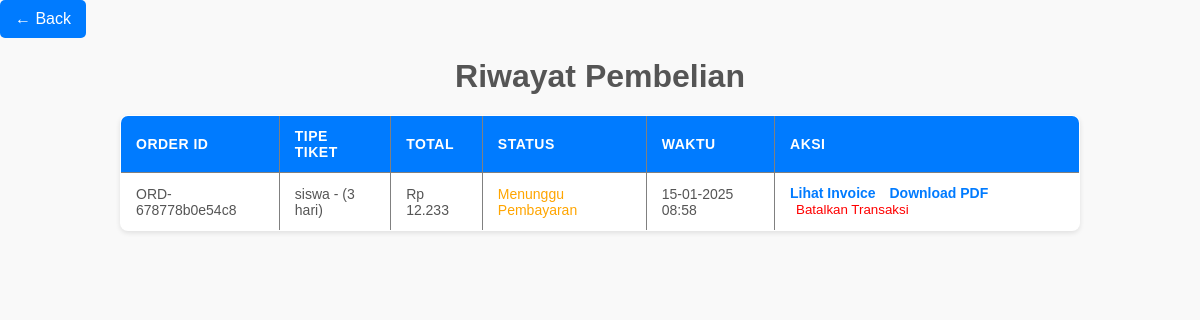
The app's page /invoice/history_order.php (signed in) with its own data.
### tables this page shows
CREATE TABLE `pembelian_tiket` (
  `id` int(11) NOT NULL,
  `order_id` varchar(255) NOT NULL,
  `user_id` int(11) NOT NULL,
  `phone` varchar(20) NOT NULL,
  `total_amount` decimal(10,2) NOT NULL,
  `status` enum('pending','success','failed','canceled') DEFAULT 'pending',
  `created_at` timestamp NOT NULL DEFAULT current_timestamp(),
  `updated_at` timestamp NOT NULL DEFAULT current_timestamp() ON UPDATE current_timestamp(),
  `ticket_type_id` int(11) DEFAULT NULL
);

CREATE TABLE `tipe_tiket` (
  `id` int(11) NOT NULL,
  `name` varchar(255) NOT NULL,
  `price` decimal(10,2) NOT NULL,
  `description` text DEFAULT NULL,
  `created_at` timestamp NOT NULL DEFAULT current_timestamp(),
  `updated_at` timestamp NOT NULL DEFAULT current_timestamp() ON UPDATE current_timestamp(),
  `stok` int(11) NOT NULL DEFAULT 0
);

### OOP/PengelolaPembelian.php (called while the page is built)
<?php
require_once 'Pembelian.php';
class PengelolaPembelian {
    private PDO $pdo;
    public function __construct(PDO $pdo) {
        $this->pdo = $pdo;
    }
    public function ambilPembelianPengguna(int $idPengguna): array {
        $stmt = $this->pdo->prepare("
            SELECT
                pembelian_tiket.order_id,
                pembelian_tiket.total_amount,
                pembelian_tiket.status,
                pembelian_tiket.created_at,
                tipe_tiket.name AS ticket_name
            FROM
                pembelian_tiket
            JOIN
                tipe_tiket ON pembelian_tiket.ticket_type_id = tipe_tiket.id
            WHERE
                pembelian_tiket.user_id = :id_pengguna
            ORDER BY
                pembelian_tiket.created_at DESC
        ");
        $stmt->execute(['id_pengguna' => $idPengguna]);
        $hasil = $stmt->fetchAll(PDO::FETCH_ASSOC);
        $pembelian = [];
        foreach ($hasil as $baris) {
            $pembelian[] = new Pembelian(
                $baris['order_id'],
                $baris['ticket_name'],
                (float) $baris['total_amount'],
                $baris['status'],
                $baris['created_at']
            );
        }
        return $pembelian;
    }
}

### OOP/Pembelian.php (called while the page is built)
<?php
class Pembelian {
    private string $idOrder;
    private string $tipeTiket;
    private float $totalHarga;
    private string $status;
    private string $waktuDibuat;
    public function __construct(string $idOrder, string $tipeTiket, float $totalHarga, string $status, string $waktuDibuat) {
        $this->idOrder = $idOrder;
        $this->tipeTiket = $tipeTiket;
        $this->totalHarga = $totalHarga;
        $this->status = $status;
        $this->waktuDibuat = $waktuDibuat;
    }
    public function getIdOrder(): string {
        return $this->idOrder;
    }
    public function getTipeTiket(): string {
        return $this->tipeTiket;
    }
    public function getTotalHarga(): float {
        return $this->totalHarga;
    }
    public function getStatus(): string {
        return $this->status;
    }
    public function getWaktuDibuat(): string {
        return $this->waktuDibuat;
    }
}

### invoice/history_order.php (the view, shortened to what this page needs)
<?php
require_once '../config/db.php';
require_once '../OOP/PengelolaPembelian.php';
$idPengguna = $_SESSION['user_id'];
$pengelolaPembelian = new PengelolaPembelian($pdo);
$riwayatPembelian = $pengelolaPembelian->ambilPembelianPengguna($idPengguna);
?>
<!DOCTYPE html>
<html lang="id">
<head>
    <link rel="stylesheet" href="../css/history.css">
</head>
<body>
    <div class="navigation-buttons">
        <a href="javascript:history.back()">&larr; Back</a>
    </div>
    <h1>Riwayat Pembelian</h1>
    <table border="1" cellpadding="10" cellspacing="0">
        <thead>
            <tr>
                <th>Order ID</th>
                <th>Tipe Tiket</th>
                <th>Total</th>
                <th>Status</th>
                <th>Waktu</th>
                <th>Aksi</th>
            </tr>
        </thead>
        <tbody>
            <?php if (count($riwayatPembelian) > 0): ?>
                <?php foreach ($riwayatPembelian as $pembelian): ?>
                <tr>
                    <td><?php echo htmlspecialchars($pembelian->getIdOrder()); ?></td>
                    <td><?php echo htmlspecialchars($pembelian->getTipeTiket()); ?></td>
                    <td>Rp <?php echo number_format($pembelian->getTotalHarga(), 0, ',', '.'); ?></td>
                    <td>
                        <?php
                        switch ($pembelian->getStatus()) {
                            case 'pending':
                                echo '<span style="color: orange;">Menunggu Pembayaran</span>';
                                break;
                        }
                        ?>
                    </td>
                    <td><?php echo date("d-m-Y H:i", strtotime($pembelian->getWaktuDibuat())); ?></td>
                    <td>
                        <a href="invoice_preview.php?order_id=<?php echo $pembelian->getIdOrder(); ?>">Lihat Invoice</a>
                        <a href="download_invoice.php?order_id=<?php echo $pembelian->getIdOrder(); ?>" target="_blank">Download PDF</a>
                        <?php if ($pembelian->getStatus() === 'pending'): ?>
                            <form method="POST" action="cancel_transaction.php" style="display:inline;">
                                <button type="submit" style="color: red; background: none; border: none; cursor: pointer;">Batalkan Transaksi</button>
                            </form>
                        <?php endif; ?>
                    </td>
                </tr>
                <?php endforeach; ?>
            <?php else: ?>
                <tr>
                    <td colspan="6" style="text-align: center;">Belum ada riwayat pembelian.</td>
                </tr>
            <?php endif; ?>
        </tbody>
    </table>
</body>
</html>

### css/history.css (style rules this page uses)
body { font-family: Arial, sans-serif; margin: 0; padding: 0; background-color: #f9f9f9; color: #333; }
h1 { text-align: center; margin: 20px 0; color: #555; }
.navigation-buttons { margin-bottom: 20px; }
.navigation-buttons a { text-decoration: none; color: white; background-color: #007bff; padding: 10px 15px; margin-right: 10px; border-radius: 5px; display: inline-block; }
table { width: 80%; margin: 20px auto; border-collapse: collapse; background-color: #fff; box-shadow: 0 2px 5px rgba(0, 0, 0, 0.1); border-radius: 8px; overflow: hidden; }
table th, table td { padding: 12px 15px; text-align: left; }
table th { background-color: #007bff; color: #fff; font-weight: bold; text-transform: uppercase; font-size: 14px; letter-spacing: 0.5px; }
table td { border-bottom: 1px solid #ddd; font-size: 14px; color: #555; }
table td a { text-decoration: none; color: #007bff; font-weight: bold; margin-right: 10px; transition: color 0.3s ease; }

### records on screen
pembelian_tiket: order "ORD-678778b0e54c8", ticket_type.name "siswa - (3 hari)", TotalHarga "12.233", status "Menunggu Pembayaran", created_at "15-01-2025 08:58"
